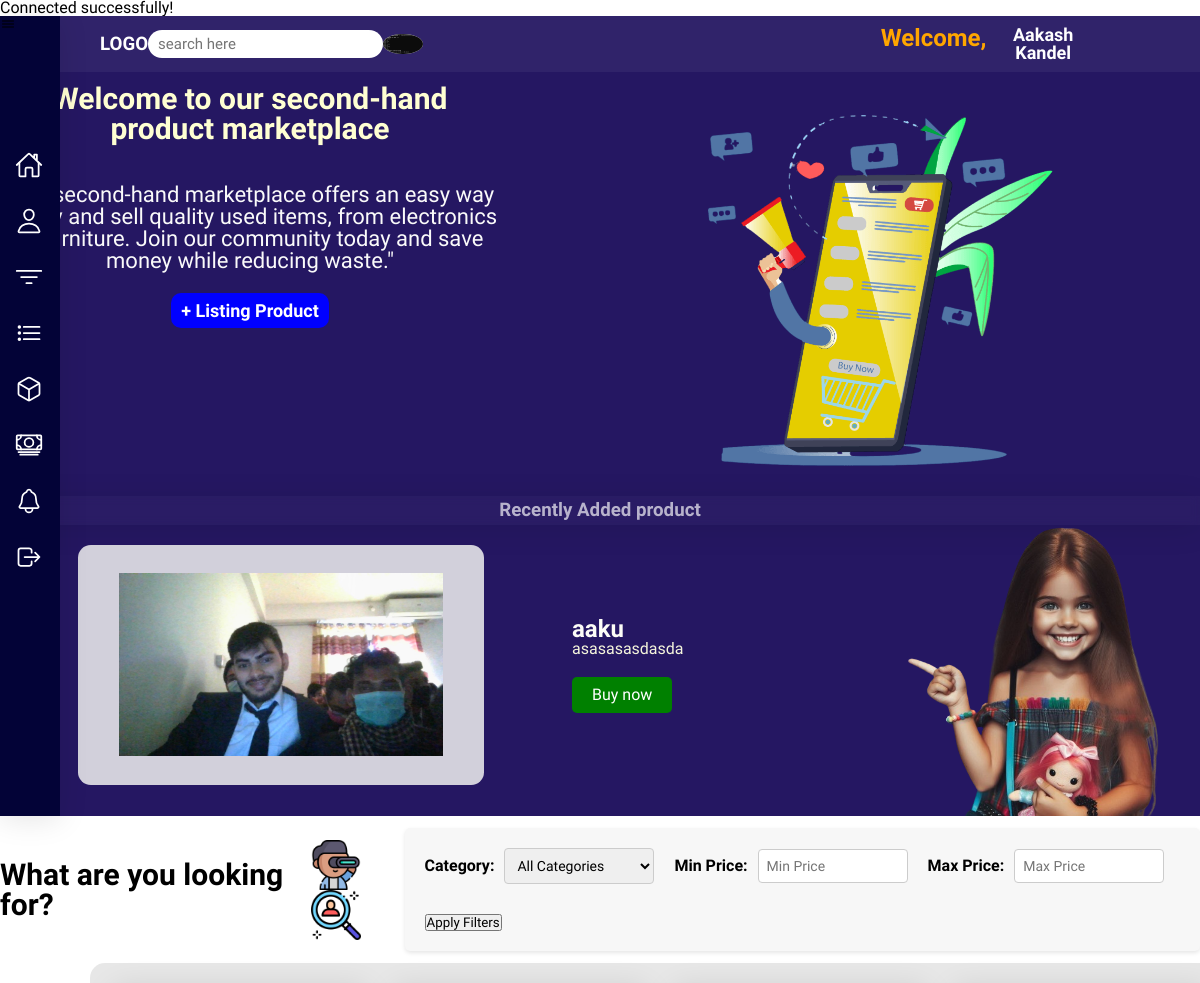
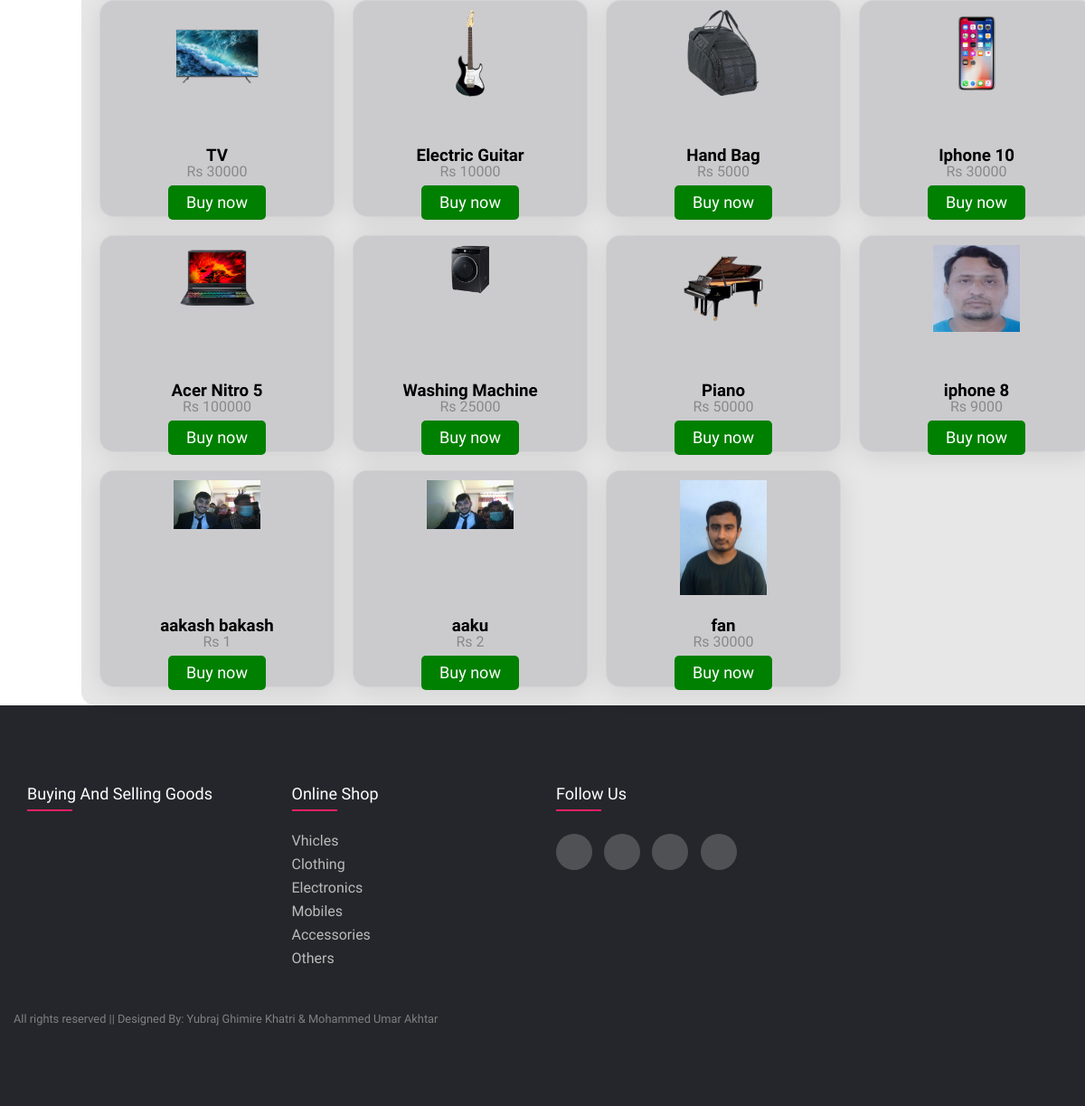
The app's page /userafterlogin.php (signed in), older data (2 pictures, top to bottom).
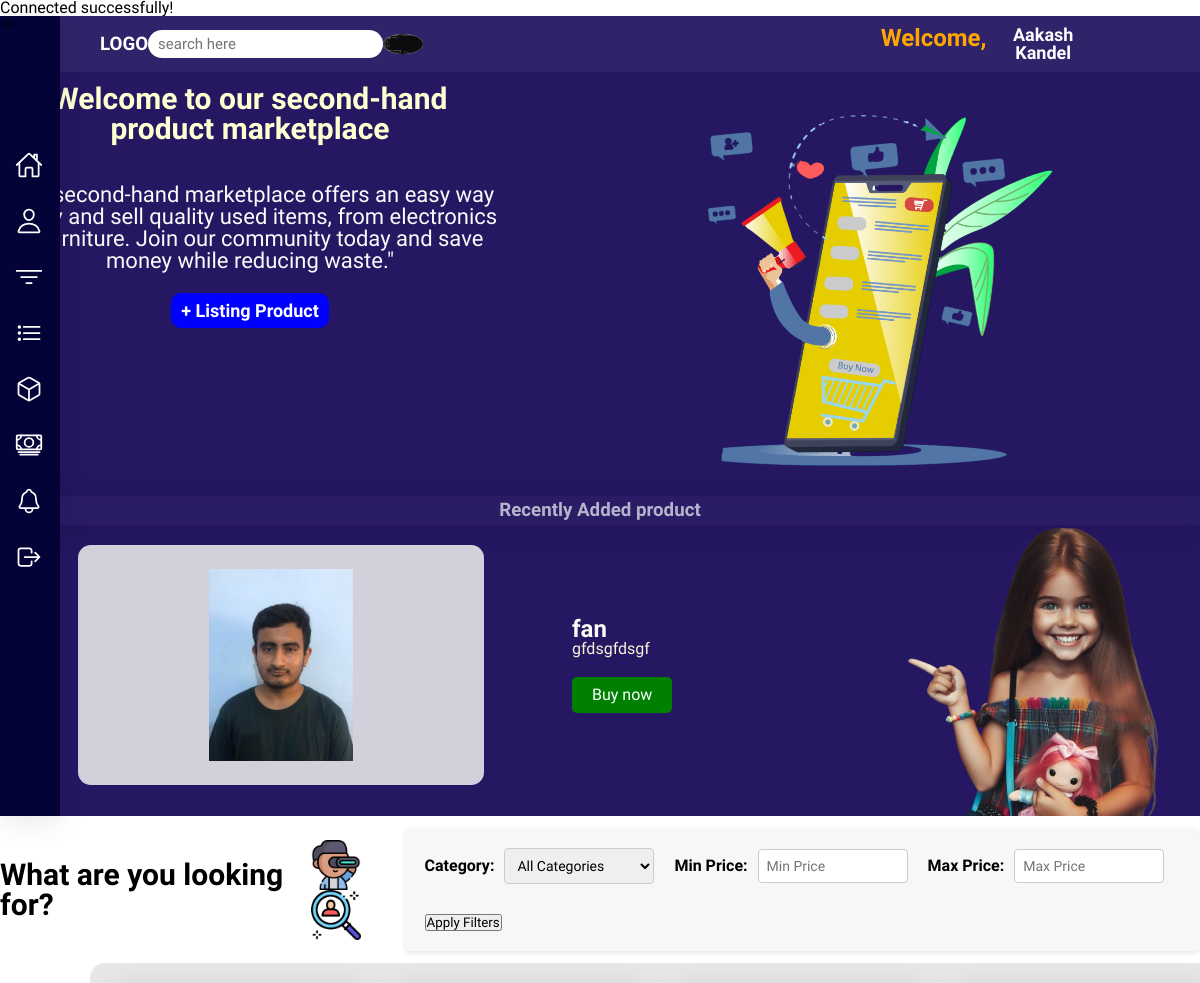
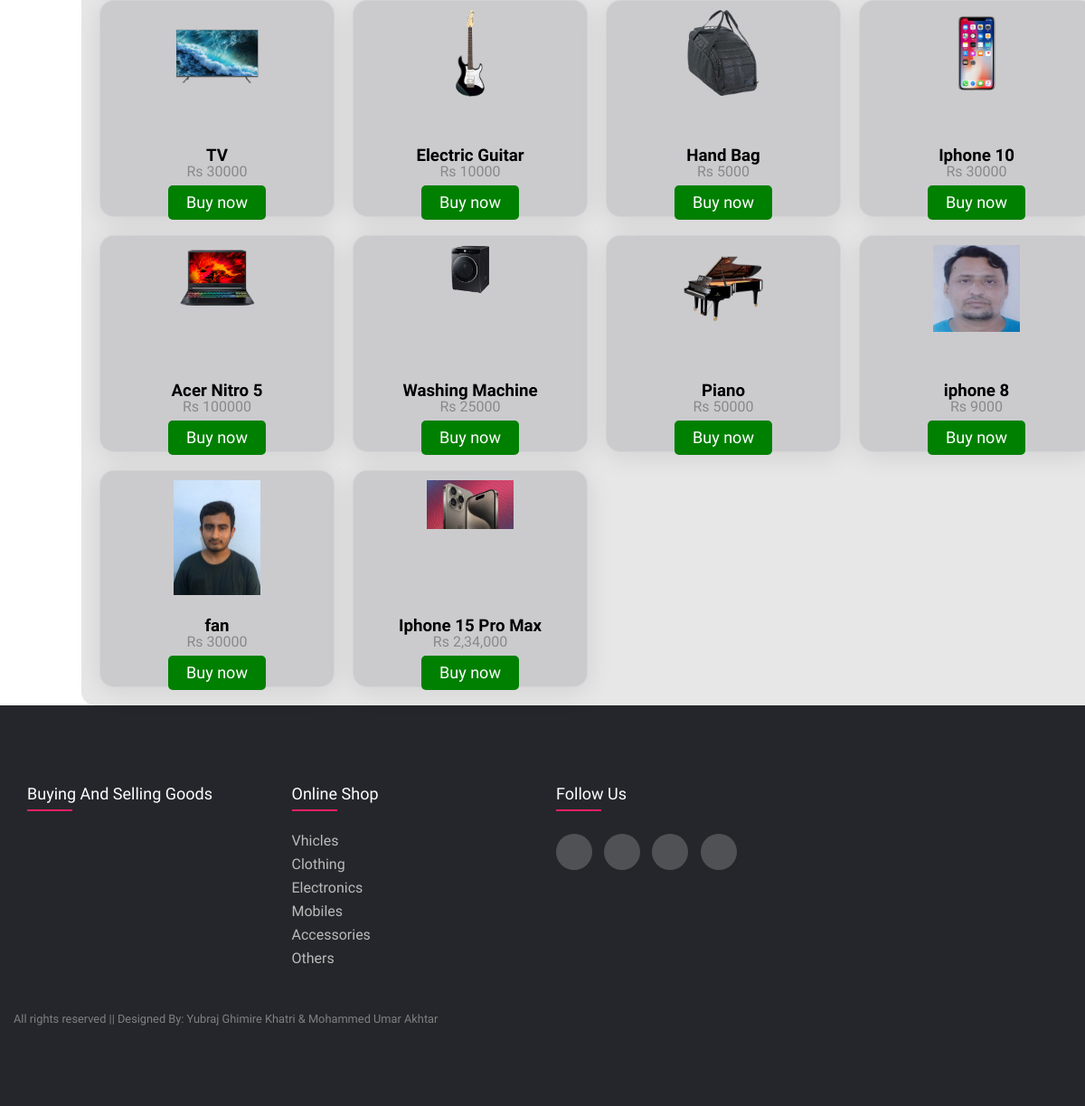
The same page, newer data (2 pictures, top to bottom).
### tables this page shows
CREATE TABLE `userdetails` (
  `user_id` int(11) NOT NULL,
  `name` varchar(100) NOT NULL,
  `email` varchar(50) NOT NULL,
  `phone` varchar(15) NOT NULL,
  `password` varchar(100) NOT NULL,
  `token` varchar(500) NOT NULL,
  `address` varchar(30) NOT NULL,
  `gender` text NOT NULL,
  `role` varchar(10) NOT NULL,
  `registration_date` varchar(20) NOT NULL,
  `image` varchar(500) NOT NULL
);

CREATE TABLE `productdetails` (
  `Product_id` int(11) NOT NULL,
  `user_id` int(11) NOT NULL,
  `product_name` varchar(100) NOT NULL,
  `category_name` varchar(100) NOT NULL,
  `product_price` varchar(500) NOT NULL,
  `product_image` varchar(300) NOT NULL,
  `product_age` varchar(10) NOT NULL,
  `product_bio` varchar(500) NOT NULL,
  `sell_status` varchar(100) NOT NULL DEFAULT 'pending',
  `display_home` int(1) NOT NULL DEFAULT 1
);

### userafterlogin.php (the view, shortened to what the changed rows need)
<?php
include('php/connector.php');
?>
<!DOCTYPE html>
<html lang="en">
<head>
    <link rel="stylesheet" href="css/homepageafterlogin.css">
    <link href="https://cdn.jsdelivr.net/npm/remixicon@3.2.0/fonts/remixicon.css" rel="stylesheet">
    <link rel="stylesheet" href="css/userafterlogin.css">
    <link href="https://cdnjs.cloudflare.com/ajax/libs/select2/4.1.0-rc.0/css/select2.min.css" rel="stylesheet" />
</head>
<body>
    <div class="adminmain-container" style="max-width:100%;">
        <?php
        $semail = $_SESSION['email'];
        ?>
        <div class="menudiv"><?php include("view/app/usermenu.php") ?></div>
        <div class="supermain-container">
            <div class="innernav-bg">
                <div class="inner-container">
                    <?php
                    $sql = "SELECT * FROM userdetails WHERE email='$semail'";
                    $r = mysqli_query($con, $sql);
                    while ($data = mysqli_fetch_assoc($r)) {
                    ?>
                        <div class="innercontainer-inner">
                            <div class="image">
                                <img style="width:8%;background-color:white; border-radius:100%;" src="<?php echo $data['image']; ?>">
                            </div>
                            <div class="welcomeuser">
                                <h2>Welcome,</h2><span> <?php echo $data['name']; ?></span>
                            </div>
                        <?php } ?>
                        </div>
                </div>
            </div>
            <div class="mainslider-container">
                <div class="info-container">
                    <h2>Welcome to our second-hand product marketplace</h2>
                </div>
            </div>
            <div class="main-container-pr">
                <?php
                $sql = "SELECT * FROM productdetails where display_home=1 ORDER BY Product_id DESC LIMIT 3";
                $r = mysqli_query($con, $sql);
                while ($data = mysqli_fetch_assoc($r)) {
                    $productid = $data['Product_id'];
                ?>
                    <div class="product-slide  ">
                        <div class="product-image">
                            <img src="<?php echo $data['product_image']; ?>" alt="Product 1">
                        </div>
                        <div class="product-content">
                            <h2><?php echo $data['product_name']  ?></h2>
                            <p><?php echo $data['product_bio']  ?></p>
                            <a href="productcard_afterlogin.php?productid=<?php echo $productid ?>">Buy now</a>
                        </div>
                    </div>
                <?php } ?>
            </div>
        </div>
        <div class="title2block">
    <div>
        <h2>What are you looking for?</h2>
    </div>
</div>
        <div class="product-grid" style="margin-left:90px;">
            <?php
            $sql = "SELECT * FROM productdetails Where display_home=1";
            $r = mysqli_query($con, $sql);
            while ($data = mysqli_fetch_assoc($r)) {
            ?>
                <div class="product-item">
                    <div style=" width:100%;height:65% "><img src="<?= $data['product_image'] ?>" alt="databaseimage" class="productlist-img"></div>
                    <div style="margin-top:10px;">
                        <h3 class="product-title"><?php echo $data['product_name'] ?></h3>
                        <p class="product-price">Rs <?php echo $data['product_price'] ?></p>
                        <?php $productid = $data['Product_id'] ?>
                        <a href="productcard_afterlogin.php?productid=<?php echo $productid ?>">Buy now</a>
                    </div>
                </div>
            <?php } ?>
        </div>
    </div>
</body>
</html>

Row changes from the older to the newer data that the page shows:
removed productdetails: product_image (picture), product_name "aaku", product_bio "asasasasdasda", product_price "2"
removed productdetails: product_image (picture), product_name "aakash bakash", product_price "1", shown under "What are you looking for?"
now on one of the page's lists (row unchanged): productdetails: product_name "fan", product_bio "gfdsgfdsgf"
added productdetails: product_image (picture), product_name "Iphone 15 Pro Max", product_price "2,34,000", shown under "What are you looking for?"
